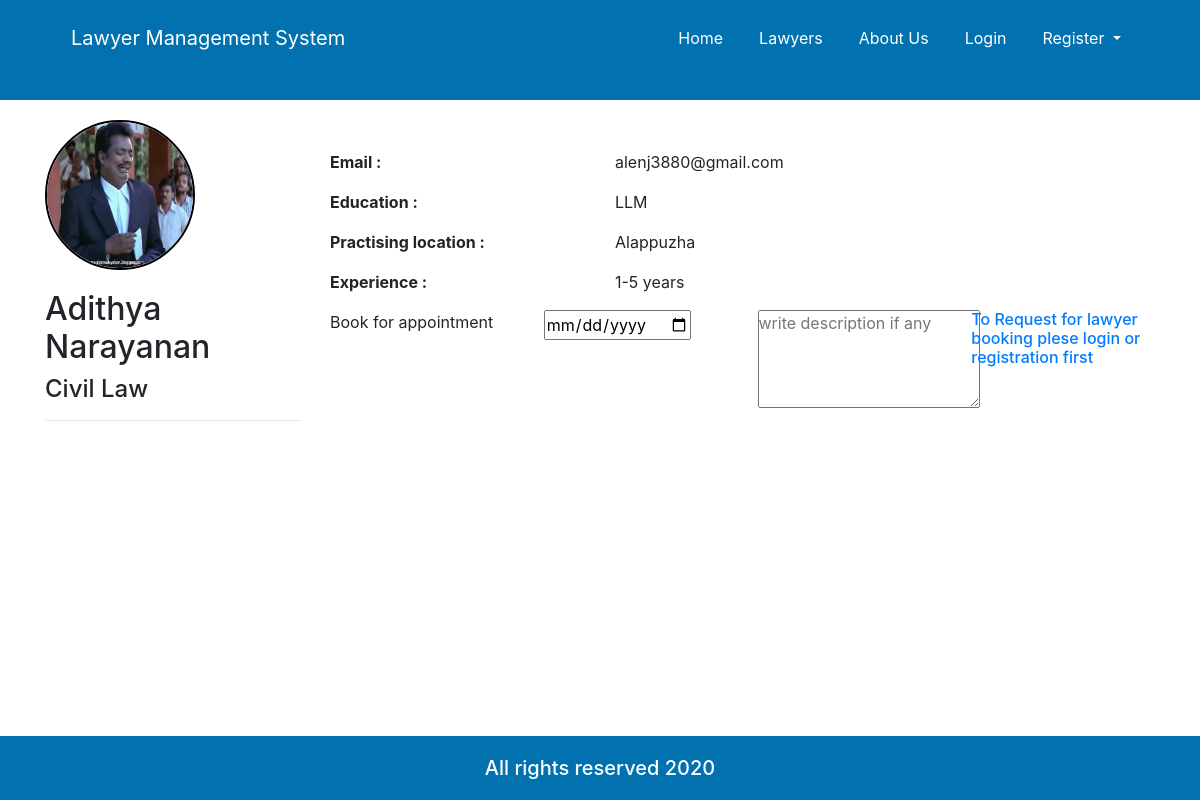
The page /single_lawyer.php?u_id=Lawyer65678d56434d6 on the database its author committed.
### tables this page shows
CREATE TABLE `user` (
  `u_id` varchar(20) NOT NULL,
  `first_name` varchar(100) NOT NULL,
  `last_name` varchar(100) NOT NULL,
  `email` varchar(100) NOT NULL,
  `password` varchar(100) NOT NULL,
  `status` varchar(100) NOT NULL,
  `role` varchar(100) DEFAULT NULL
);

CREATE TABLE `lawyer` (
  `lawyer_id` varchar(20) NOT NULL,
  `enrollment` varchar(25) NOT NULL,
  `degree` varchar(100) NOT NULL,
  `city` varchar(50) NOT NULL,
  `experience` varchar(100) NOT NULL,
  `speciality` varchar(100) NOT NULL,
  `image` varchar(150) NOT NULL,
  `about` varchar(200) DEFAULT NULL
);

### single_lawyer.php (the view, shortened to what this page needs)
<!doctype html>
<html lang="en">
	<head>
		<link rel="stylesheet" href="https://use.fontawesome.com/releases/v5.8.1/css/all.css">
		<link rel="stylesheet" href="css/all.css">
		<link rel="stylesheet" href="css/bootstrap.css">
		<link rel="stylesheet" href="css/style.css">
		<link rel="stylesheet" href="css/media.css">
	</head>
	<body>
		<header class="customnav">
			<div class="container">
				<div class="row">
					<div class="col-md-12">
						<nav class="navbar navbar-expand-lg ">
							<a class="navbar-brand cus-a" href="#">Lawyer Management System</a>
							<div class="collapse navbar-collapse" id="navbarSupportedContent">
								<ul class="navbar-nav ml-auto ">
									<li class="active">
										<a class="nav-link cus-a" href="index.php">Home <span class="sr-only">(current)</span></a>
									</li>
									<li class="">
										<a class="nav-link cus-a" href="single_lawyer.php">Lawyers</a>
									</li>
									<li class="">
										<a class="nav-link cus-a" href="#">About Us</a>
									</li>
									<?php if(isset($_SESSION['login']) && $_SESSION['login'] == TRUE){ ?>
										<li class="">
											<a class="nav-link cus-a" href="user_dashboard.php">Dashboard</a>
										</li>
										<li class="">
											<a class="nav-link cus-a" href="logout.php">Logout</a>
										</li>
										<?php }else{ ?>
										<li class="">
											<a class="nav-link cus-a" href="login.php">Login</a>
										</li>
										<li class="nav-item dropdown">
											<a class="nav-link dropdown-toggle cus-a" href="#" id="navbarDropdown" role="button" data-toggle="dropdown" aria-haspopup="true" aria-expanded="false">
												Register
											</a>
										</li>
									<?php }?>
								</ul>
							</div>
						</nav>
					</div>
				</div>
			</div>
		</header>
		<section>
			<div class="container">
				<div class="row">
					<?php
						$conn = connect();
						$result = mysqli_query($conn,"SELECT * FROM user,lawyer WHERE user.u_id=lawyer.lawyer_id AND user.status='Active' AND user.u_id='" . $_GET['u_id'] . "'");
						while($row = mysqli_fetch_array($result)) {
						?>
						<div class="col-md-3">
							<div class="sideprofile">
								<img src="images/upload/<?php echo $row["image"]; ?>" class="img-fluid profile_img" alt="profile picture">
								<h2><?php echo $row["first_name"]; ?> <?php echo $row["last_name"]; ?></h2>
								<h4><?php echo $row["speciality"]; ?></h4>
								<hr>
							</div>
						</div>
						<div class="col-md-9">
							<div class="mainprofile">
								<div class="infogroup row">
									<div class="col-md-4">
										<label for="email"><b>Email :</b></label>
									</div>
									<div class="col-md-8">
										<p><?php echo $row["email"]; ?></p>
									</div>
								</div>
								<div class="infogroup row">
									<div class="col-md-4">
										<label for="email"><b>Education :</b></label>
									</div>
									<div class="col-md-8">
										<p><?php echo $row["degree"]; ?></p>
									</div>
								</div>
								<div class="infogroup row">
									<div class="col-md-4">
										<label for="email"><b>Practising location :</b></label>
									</div>
									<div class="col-md-8">
										<p><?php echo $row["city"]; ?></p>
									</div>
								</div>
								<div class="infogroup row">
									<div class="col-md-4">
										<label for="email"><b>Experience :</b></label>
									</div>
									<div class="col-md-8">
										<p><?php echo $row["experience"]; ?></p>
									</div>
								</div>
								<form action="save_booking.php" method="post">
									<div class="row">
										<div class="col-md-3">
											Book for appointment
										</div>
										<div class="col-md-3">
											<input type="date"  name="date" >
										</div>
										<div class="col-md-3">
											<textarea name="description" id="" cols="20" rows="4" placeholder="write description if any"></textarea>
										</div>
										<div class="col-md-3 float-right">
											<?php if(isset($_SESSION['login']) && $_SESSION['login'] == TRUE){ ?>
												<input name="post" type="submit" class="btn btn-block btn-info" value="Request booking" />
												<?php }else{ ?>
												<h6><a href="login.php">To Request for lawyer booking plese login or registration first</a></h6>
											<?php }?>
										</div>
									</div>
								</form>
							</div>
						</div>
						<?php
						}
					?>
				</div>
			</div>
		</section>
		<footer class="bg">
			<div class="container">
			<div class="row">
			<div class="col">
			<h5>All rights reserved 2020</h5>
			</div>
			</div>
			</div>
			</footer>
			</body>
			</html>

### css/style.css (style rules this page uses)
* { margin: 0; padding: 0; }
html { height: 100% !important; }
body { display: flex !important; min-height: 100% !important; flex-direction: column; }
.bg { background-color: #0172AF; }
.customnav { background-color: #0172AF; height: 100px; }
.customnav a { margin: 10px 10px; }
.cus-a { color: white !important; }
footer { margin-top: auto; background-color: black; color: white; }
footer h5 { text-align: center; margin: 20px 0px; }
.profile_img { width: 150px; height: 150px; border-radius: 75px; border: 2px solid black; margin: 20px 0px; }
.mainprofile { margin: 50px 0px; }

### rows shown on the page
user: lawyer.image (picture), first_name "Adithya", last_name "Narayanan", lawyer.speciality "Civil Law", email "alenj3880@gmail.com", lawyer.degree "LLM", lawyer.city "Alappuzha", lawyer.experience "1-5 years"
